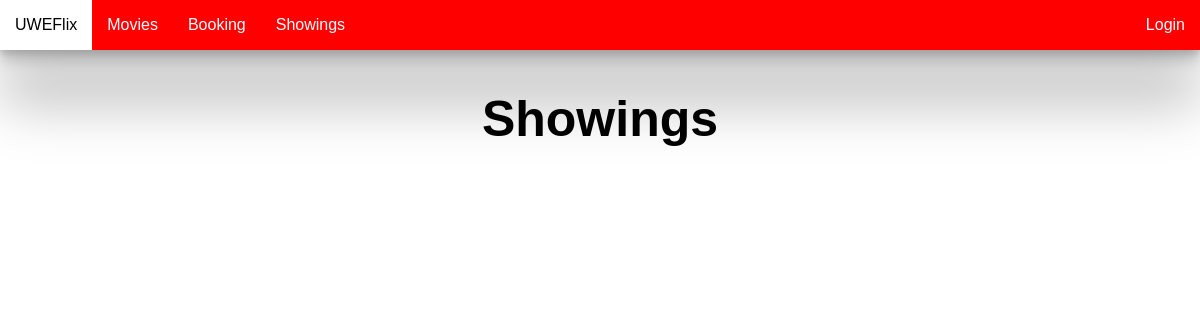
The page /showing on the database as committed earlier.
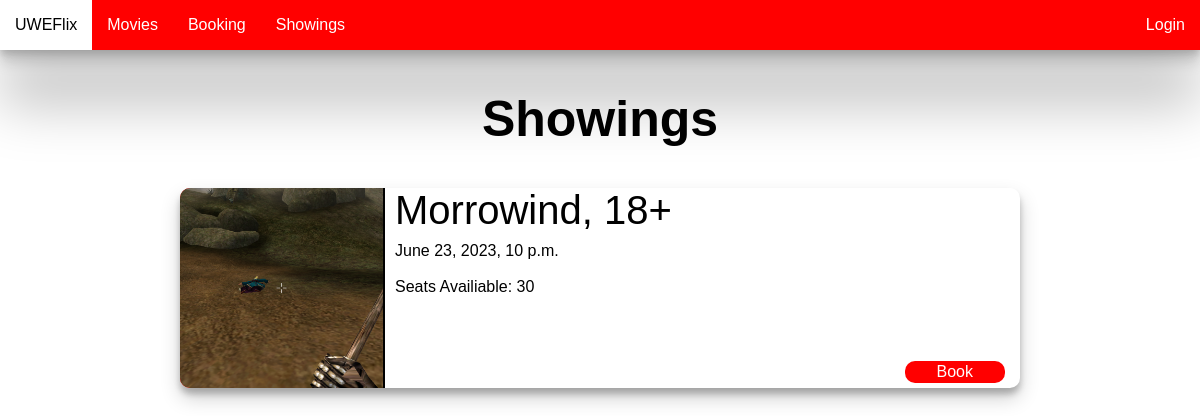
The same page on the database as committed later.
### UWEflix_Website/models.py (models this page shows, shortened)
class Showing(models.Model):
    movie = models.ForeignKey(Movie, blank=True, null=True, on_delete=models.CASCADE)
    date_showing = models.DateField('Movie Showing Date')
    time_showing = models.TimeField('Movie Showing Time')
    screen = models.ForeignKey(Screen, blank=True, null=True,
                               on_delete=models.CASCADE)
    seats = models.PositiveIntegerField()

class Movie(models.Model):
    movie_name = models.CharField(max_length = 200)
    movie_image = models.ImageField(null = True, blank=True, upload_to="images/")
    description = models.CharField(max_length = 500)
    rating= models.CharField(max_length = 3)

### UWEflix_Website/views.py (the view)
# urls.py: path('showing', views.showing, name='showing'),
def showing(request):
    cur_dt = timezone.now()
    showing_list = Showing.objects.filter(date_showing__gt=cur_dt.date(),
                                          time_showing__gt=cur_dt.time())
    return render(request, 'showing.html', {'showing_list': showing_list})

### UWEflix_Website/templates/showing.html (shortened to what this page needs)
{% extends 'base.html' %}
{% block content %}
<div class="title">
  <h1>Showings</h1>
</div>
{% for showing in showing_list %}
  <div class="card">
    <div class="card-image">
      <img src="{{ showing.movie.movie_image.url }}">
    </div>
    <div class="card-content">
      <div class="card-top">{{ showing.movie.movie_name }},
            {{ showing.movie.rating }}
      </div>
      <div class="card-description">
        {{ showing.date_showing }}, {{showing.time_showing}}
        {% if showing.seats == 0 %}
            SOLD OUT
        {% else %}
        Seats Availiable: {{showing.seats}}
        {% endif %}
      </div>
      <div class="card-buttons">
        {% if showing.seats != 0 %}
          <a class="card-button" href="{% url 'update-showing' showing.id %}">
          Book</a>
        {% endif %}
      </div>
    </div>
  </div>
{% endfor %}
{% endblock %}

Rows that differ between the two databases and show on the page:
added Showing: movie.movie_image (picture), movie.movie_name "Morrowind", movie.rating "18+", date_showing "June 23, 2023", time_showing "10 p.m.", seats "30", shows "Book"
